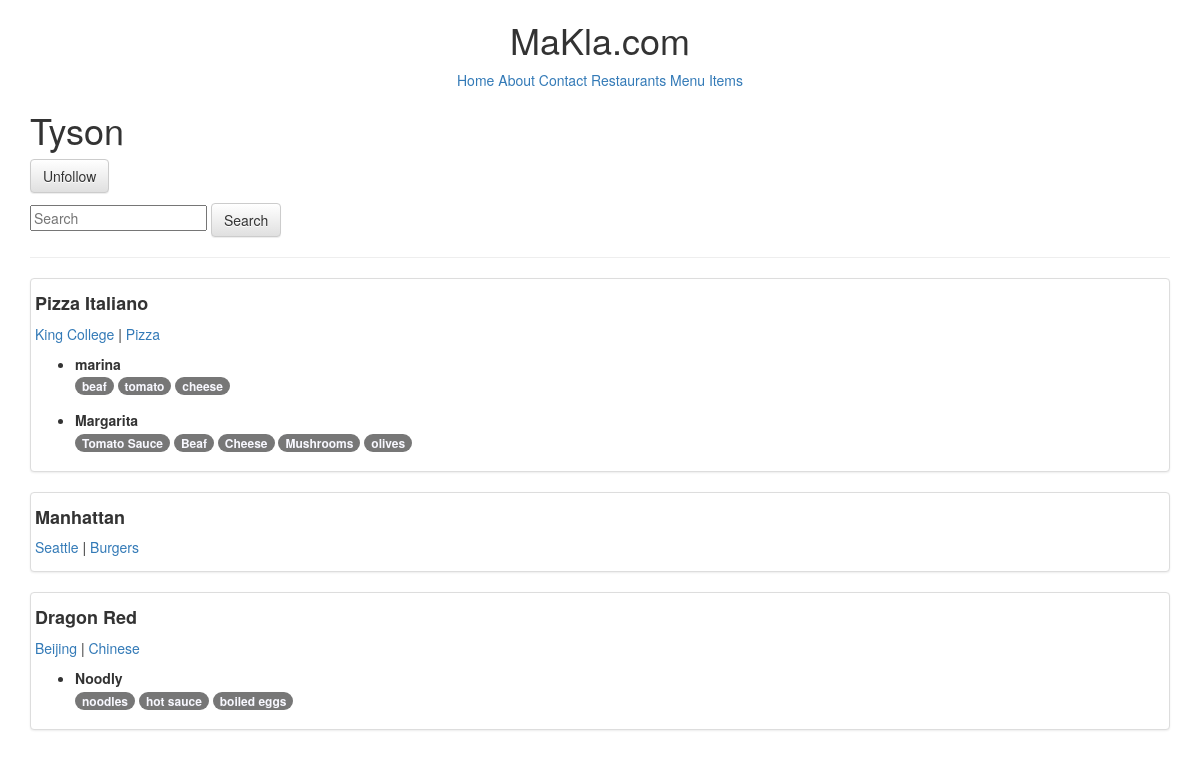
Page /profiles/Tyson/ (signed in) on the committed database.
### restaurants/models.py (models this page shows, shortened)
class RestaurantLocation(models.Model):
    owner = models.ForeignKey(User, default=1)  # associates a particular user to the restaurant model
    name = models.CharField(max_length=120)
    location = models.CharField(max_length=120, null=True, blank=True)
    category = models.CharField(max_length=120, null=True, blank=True, validators=[validate_category])
    timestamp = models.DateTimeField(auto_now_add=True)
    updated = models.DateTimeField(auto_now=True)
    slug = models.SlugField(null=True, blank=True)
    objects = RestaurantLocationManager()
    @property
    def title(self):
        return self.name

### menus/models.py (models this page shows, shortened)
class Item(models.Model):
    user = models.ForeignKey(settings.AUTH_USER_MODEL)
    restaurant = models.ForeignKey(RestaurantLocation)
    name = models.CharField(max_length=120)
    contents = models.TextField(help_text='Separate each item by a comma')
    excludes = models.TextField(blank=True, null=True, help_text='Separate each item by a comma')
    public = models.BooleanField(default=True)
    timestamp = models.DateTimeField(auto_now_add=True)
    updated = models.DateTimeField(auto_now=True)
    def get_contents(self):
        return self.contents.split(",")
    class Meta:
        ordering = ['-updated', '-timestamp']

### profiles/views.py (the view)
# urls.py: url(r'^(?P<username>[\w-]+)/$', ProfileDetailView.as_view(), name='detail'),
class ProfileDetailView(DetailView):
    template_name = 'profiles/user.html'
    def get_object(self):
        username = self.kwargs.get('username')
        if username is None:
            raise Http404
        return get_object_or_404(User, username__iexact=username, is_active=True)
    def get_context_data(self, **kwargs):
        context = super(ProfileDetailView, self).get_context_data(**kwargs)
        user = context['user']
        is_following = False
        if user.profile in self.request.user.is_following.all():
            is_following = True
        context['is_following'] = is_following
        query = self.request.GET.get('q')
        item_exists = Item.objects.filter(user=user).exists()
        qs = RestaurantLocation.objects.filter(owner=user).search(query)
        if qs.exists() and item_exists:
            context['locations'] = qs
        return context

### restaurants/models.py (called while the page is built, shortened)
    def search(self, query):
        return self

    def get_queryset(self):
        return RestaurantLocationQueryset(self.model, using=self._db)

### profiles/templates/profiles/user.html (shortened to what this page needs)
{% extends 'base.html' %}
{% block content %}
    <h1>{{ user.username }}</h1>
    <p>{% include 'profiles/snippet/follow_form.html' with username=user.username is_following=is_following %}</p>
    <form class="form" method="get" action=".">
    <input type="text" placeholder="Search" name="q" value="{{ request.GET.q }}">
    <button class="btn btn-default" type="submit">Search</button>
    </form>
    <hr>
    {% if locations %}
        {% for rest in locations %}
            <div class="row">
                <div class="col-sm-12">
                    <div class="thumbnail">
                        <h4><b>{{ rest.title }}</b></h4>
                        <p>
                            <a href="{{ request.path }}?q={{ rest.location }}">{{ rest.location }}</a> |
                            <a href="{{ request.path }}?q={{ rest.category }}">{{ rest.category }}</a>
                        </p>
                        <ul>
                            {% for item in rest.item_set.all %}
                                <li style="margin-bottom: 15px">
                                    <b>{{ item.name }}</b><br>
                                    {% for ing in item.get_contents %}
                                        <span class="badge">
                                            <a style="color: ghostwhite" href="{{ request.path }}?q={{ ing }}">{{ ing }}</a>
                                        </span>
                                    {% endfor %}
                                </li>
                            {% endfor %}
                        </ul>
                    </div>
                </div>
            </div>
        {% endfor %}
    {% else %}
        <p class="lead">No items found.</p>
    {% endif %}
{% endblock content %}

### rows in the picture
RestaurantLocation: title "Pizza Italiano", location "King College", category "Pizza"
Item: name "marina", get_contents "beaf" "tomato" "cheese"
Item: name "Margarita", get_contents "Tomato Sauce" "Beaf" "Cheese" "Mushrooms" "olives"
RestaurantLocation: title "Manhattan", location "Seattle", category "Burgers"
RestaurantLocation: title "Dragon Red", location "Beijing", category "Chinese"
Item: name "Noodly", get_contents "noodles" "hot sauce" "boiled eggs"

### other values in the picture
{{ user.username }} "Tyson"
